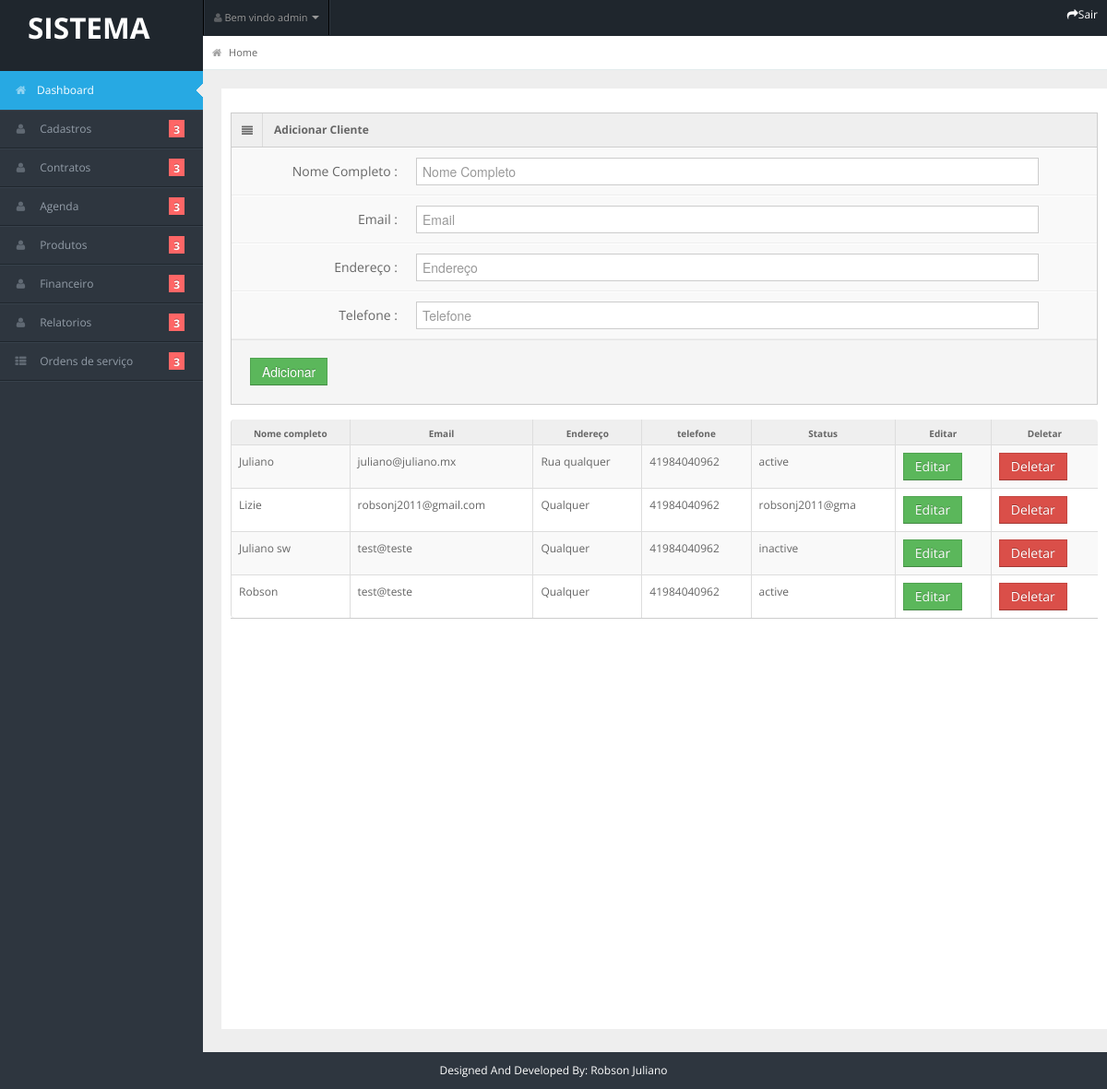
/admin/add_clients.php (signed in), run on the app's committed database.
### tables this page shows
CREATE TABLE `clients` (
  `id` int(11) NOT NULL,
  `client_name` varchar(60) NOT NULL,
  `client_email` varchar(60) NOT NULL,
  `client_address` varchar(100) NOT NULL,
  `client_tel` varchar(50) NOT NULL,
  `status` varchar(15) NOT NULL
);

### admin/add_clients.php (the view, shortened to what this page needs)
<?php
include  ('../conn.php');
include "../includes/header.php"
?>
          <div class="span12">
      <div class="widget-box ">
        <div class="widget-title"> <span class="icon"> <i class="icon-align-justify"></i> </span>
          <h5>Adicionar Cliente</h5>
        </div>
        <div class="widget-content nopadding">
          <form name="form1" action="" method="post" class="form-horizontal">
            <div class="control-group">
              <label class="control-label">Nome Completo :</label>
              <div class="controls" >
                <input type="text" class="span11" placeholder="Nome Completo" name="client_name" required="true" />
              </div>
            </div>
            <div class="control-group" >
              <label class="control-label">Email :</label>
              <div class="controls" >
                <input type="email" class="span11" placeholder="Email " name="client_email"/>
              </div>
            </div>
             <div class="control-group">
              <label class="control-label">Endereço :</label>
              <div class="controls">
                <input type="text" class="span11" placeholder="Endereço" name="client_address"/>
              </div>
            </div>
            <div class="control-group">
              <label class="control-label">Telefone :</label>
              <div class="controls">
                <input type="text"  class="span11" placeholder="Telefone" name="client_tel" />
              </div>
            </div>
            <div class="form-actions">
              <button type="submit" name="submit1" class="btn btn-success">Adicionar</button>
            </div>
          </form>
        </div>
      </div>
<div class="widget-content nopadding">
            <table class="table table-bordered table-striped">
              <thead>
                <tr>
                  <th>Nome completo</th>
                  <th>Email</th>
                  <th>Endereço</th>
                  <th>telefone</th>
                  <th>Status</th>
                  <th>Editar</th>
                  <th>Deletar</th>
                </tr>
              </thead>
              <tbody>
                <?php
                $res=mysqli_query($link,"select * from clients");
                while ($row=mysqli_fetch_array($res)) {
                    ?>
                        <tr>
                          <td><?php echo $row["client_name"];?> </td>
                          <td><?php echo $row["client_email"];?> </td>
                          <td><?php echo $row["client_address"];?> </td>
                          <td><?php echo $row["client_tel"];?> </td>
                          <td> <?php echo $row["status"];?> </td>
                          <td><a href="edit_client.php?id=<?php echo $row["id"];?>" class="btn btn-success">Editar</a> </td>
                          <td><a href="delete_client.php?id=<?php echo $row["id"];?>" class="btn btn-danger">Deletar</a> </td>
                        </tr>
                    <?php
                }
                ?>
              </tbody>
            </table>
          </div>
   </div>
        </div>
</div>
</div>
<?php
include "../includes/footer.php";
?>

### includes/header.php (shortened to what this page needs)
<!DOCTYPE html>
<html lang="en">
<head>
    <link rel="stylesheet" href="../css/bootstrap.min.css"/>
    <link rel="stylesheet" href="../css/bootstrap-responsive.min.css"/>
    <link rel="stylesheet" href="../css/fullcalendar.css"/>
    <link rel="stylesheet" href="../css/matrix-style.css"/>
    <link rel="stylesheet" href="../css/matrix-media.css"/>
    <link href="../font-awesome/css/font-awesome.css" rel="stylesheet"/>
    <link rel="stylesheet" href="../css/jquery.gritter.css"/>
</head>
<body>
<div id="header">
    <h2 style="color: white;position: absolute">
        <a href="dashboard.html" style="color:white; margin-left: 30px; margin-top: 40px">SISTEMA </a>
    </h2>
</div>
<div id="user-nav" class="navbar navbar-inverse">
    <ul class="nav">
        <li class="dropdown" id="profile-messages">
            <a title="" href="#" data-toggle="dropdown" data-target="#profile-messages" class="dropdown-toggle"><i
                    class="icon icon-user"></i> <span class="text" > Bem vindo <?php
echo ($_SESSION['login1']);
 ?>
  </span><b class="caret" ></b></a>
        </li>
    </ul>
</div>
<div id="sidebar">
    <ul>
        <li class="active">
            <a href="add_new.php"><i class="icon icon-home"></i><span>Dashboard</span></a>
        </li>
                <li class="submenu"><a href="#"><i class="icon icon-user"></i> <span>Cadastros</span> <span
                               class="label label-important">3</span></a>
                 </li>
                <li class="submenu"><a href="#"><i class="icon icon-user"></i> <span>Contratos</span> <span
                               class="label label-important">3</span></a>
                 </li>
                <li class="submenu"><a href="#"><i class="icon icon-user"></i> <span>Agenda</span> <span
                               class="label label-important">3</span></a>
                 </li>
                <li class="submenu"><a href="#"><i class="icon icon-user"></i> <span>Produtos</span> <span
                               class="label label-important">3</span></a>
                 </li>
                <li class="submenu"><a href="#"><i class="icon icon-user"></i> <span>Financeiro</span> <span
                               class="label label-important">3</span></a>
                 </li>
                <li class="submenu"><a href="#"><i class="icon icon-user"></i> <span>Relatorios</span> <span
                               class="label label-important">3</span></a>
                 </li>
                <li class="submenu"><a href="#"><i class="icon icon-th-list"></i> <span>Ordens de serviço</span> <span
                        class="label label-important">3</span></a>
                </li>
    </ul>
</div>
<div id="search">
        <a href="logout.php" style="color:white"><i class="icon icon-share-alt"></i><span>Sair</span></a>
    </div>
<div id="content">
    <div id="content-header">
        <div id="breadcrumb"><a href="index.php" title="Go to Home" class="tip-bottom"><i class="icon-home"></i>
            Home
</a></div>
    </div>
 <div class="container-fluid">
        <div class="row-fluid" style="background-color: white; min-height: 1000px; padding:10px;">

### includes/footer.php (shortened to what this page needs)
</body>
</html>
<div class="row-fluid">
    <div id="footer" class="span12" style="color:white">
     Designed And Developed By: Robson Juliano
    </div>
</div>

### css/matrix-media.css (style rules this page uses)
body { background:#2E363F; }
#header { background-color: #1f262d; margin-top:10px; }
#sidebar > ul { border-bottom: 1px solid #37414b }
#sidebar > ul > li { border-top: 1px solid #37414b; border-bottom: 1px solid #1f262d; }
#sidebar > ul > li.active { background-color: #27a9e3; border-bottom: 1px solid #27a9e3; border-top: 1px solid #27a9e3; }
#sidebar > ul > li.active a { color:#fff; text-decoration:none; }
#sidebar > ul > li > a > .label { background-color:#F66; }

### data on the page
clients: client_name "Juliano", client_email "juliano@juliano.mx", client_address "Rua qualquer", client_tel "41984040962", status "active"
clients: client_name "Lizie", client_email "robsonj2011@gmail.com", client_address "Qualquer", client_tel "41984040962", status "robsonj2011@gma"
clients: client_name "Juliano sw", client_email "test@teste", client_address "Qualquer", client_tel "41984040962", status "inactive"
clients: client_name "Robson", client_email "test@teste", client_address "Qualquer", client_tel "41984040962", status "active"

### other printed values
$_SESSION['login1'] "admin"
